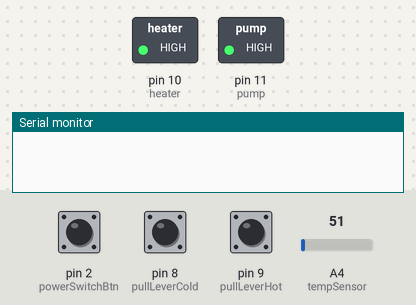
A sketch run on a simulated Arduino Uno, built with avr-gcc and run on an emulated ATmega328P. Shown: switched loads named in the sketch (green lamp = pin HIGH), the last lines printed to the serial monitor. The test bench sets the inputs (shaded band); at power-on: pin 2 (powerSwitchBtn) HIGH, pin 8 (pullLeverCold) HIGH, pin 9 (pullLeverHot) HIGH, A4 (tempSensor) = 51. Pins used as bus, display or sensor lines are not drawn.

Above: at 1.2 s.
1.3 s: pin 2 (powerSwitchBtn) pulled LOW for 0.15 s
At 2.0 s:
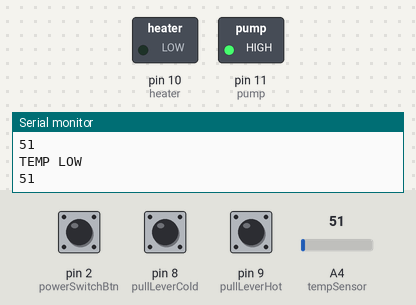
10.9 s: pin 2 (powerSwitchBtn) pulled LOW for 1 s
At 12.6 s:
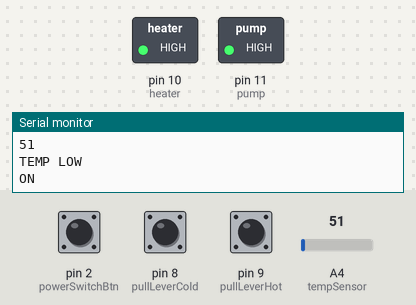
Timing chart, 0 to 14.1 s (numbered marks = the images above; inputs shaded):
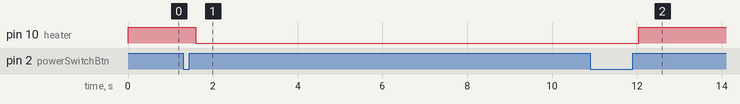

The sketch:

KrupsPiccolo_OpenSource.ino
```cpp
int powerSwitchBtn = 2; //need a counter to see which step? or we have a held/press time (if long press turn off ex)
int powerSwitchGreen = 3; //PWM
int powerSwitchRed = 5; //PWM -- change wire to 5 as it is 4 atm without PWM

int capPodSensor = 6;

int pullLeverCold = 8;
int pullLeverHot = 9;

int heater = 10;
int pump = 11;

int tempSensor = A4;

//http://computers.tutsplus.com/tutorials/how-to-read-temperatures-with-arduino--mac-53714
int IdealTemp = 300; //400 //????need to calibrate this..

void setup() {

  pinMode(powerSwitchBtn, INPUT);
  pinMode(powerSwitchGreen, OUTPUT);
  pinMode(powerSwitchRed, OUTPUT);

  pinMode(capPodSensor, INPUT_PULLUP);

  pinMode(pullLeverCold, INPUT_PULLUP);
  pinMode(pullLeverHot, INPUT_PULLUP);

  pinMode(heater, OUTPUT);
  pinMode(pump, OUTPUT);

  digitalWrite(powerSwitchRed, HIGH);
  digitalWrite(powerSwitchGreen, HIGH);

  digitalWrite(heater, HIGH);
  digitalWrite(pump, HIGH);

  Serial.begin(9600);

}

int StandByBrightness = 0;    // how bright the LED is
int StandByFadeAmount = 5;    // how many points to fade the LED by

int brightness = 0;    // how bright the LED is
int fadeAmount = 10;    // how many points to fade the LED by


bool notInUse = true;


int buttonState;             // the current reading from the input pin
int lastButtonState = LOW;   // the previous reading from the input pin
// the following variables are long's because the time, measured in miliseconds,
// will quickly become a bigger number than can be stored in an int.
long lastDebounceTime = 0;  // the last time the output pin was toggled
long debounceDelay = 5;    // the debounce time; increase if the output flickers

bool pullLever = false;
void loop() {
  /*
  Workflow:
  once pluged in wall -- will be on standby.. do PWM red/green dance
  Turn on
  check if pod is in - stay red - do not continue
  Start heat up of heater - flash yellow
  Turn green once heated to correct temp (resistance)
  Pull lever starts pump - cold/hot (need to check how to pump either of them ?)

  Perhaps we should pulse the leds instead? need to check about if available on attiny?
  Standby mode?
  */
  int reading = !digitalRead(powerSwitchBtn);
  if (reading != lastButtonState) {
    // reset the debouncing timer
    lastDebounceTime = millis();
  }
  if ((millis() - lastDebounceTime) > debounceDelay) {
    // whatever the reading is at, it's been there for longer
    // than the debounce delay, so take it as the actual current state:

    // if the button state has changed:
    if (reading != buttonState) {
      buttonState = reading;

      // only toggle the LED if the new button state is HIGH
      if (buttonState == LOW) {
        //ledState = !ledState;
        Serial.println("ON");
        notInUse = !notInUse;
      }
    }
  }

  // set the LED:
  //digitalWrite(ledPin, ledState);

  // save the reading.  Next time through the loop,
  // it'll be the lastButtonState:
  lastButtonState = reading;

  //  if (digitalRead(powerSwitchBtn) == HIGH)
  //  {
  //    Serial.println("ON");
  //    notInUse = !notInUse;
  //  }

  if (notInUse)
  {
    digitalWrite(powerSwitchRed, HIGH);
    // digitalWrite(powerSwitchGreen, HIGH);

    digitalWrite(heater, HIGH);
    digitalWrite(pump, HIGH);


    //Serial.println("Standby");
    // set the brightness of pin 9:
    analogWrite(powerSwitchGreen, StandByBrightness);

    // change the brightness for next time through the loop:
    StandByBrightness = StandByBrightness + StandByFadeAmount;

    // reverse the direction of the fading at the ends of the fade:
    if (StandByBrightness == 0 || StandByBrightness == 255) {
      StandByFadeAmount = -StandByFadeAmount ;
    }

    delay(30);
  } else {
    pullLever = !digitalRead(pullLeverHot) || !digitalRead(pullLeverCold);
    int temp = analogRead(tempSensor);

    if (digitalRead(pullLeverCold))
    {
      Serial.println(temp);
      delay(100);
      //Serial.println((IdealTemp + 5));
      if (temp < IdealTemp)
      {

        Serial.println("TEMP LOW");
        digitalWrite(heater, LOW);
        analogWrite(powerSwitchRed, brightness);
        analogWrite(powerSwitchGreen, brightness);
        //delay(60);
        // change the brightness for next time through the loop:
        brightness = brightness + fadeAmount;

        // reverse the direction of the fading at the ends of the fade:
        if (brightness == 0 || brightness == 240) {
          fadeAmount = -fadeAmount ;
        }

        //digitalWrite(powerSwitchGreen, LOW);
        //digitalWrite(powerSwitchRed, LOW);
      } else if (temp > (IdealTemp + 10))
      {
        Serial.println("TEMP PERFECT");
        digitalWrite(heater, HIGH);

        digitalWrite(powerSwitchGreen, LOW);
        digitalWrite(powerSwitchRed, HIGH);
      }
    }

    if (pullLever)
    {
      Serial.println("LEVEL PULL");

      //digitalWrite(powerSwitchGreen, !digitalRead(powerSwitchBtn));
      // if no pod holder flash red...
      if (digitalRead(capPodSensor))
      {
        Serial.println("CAP OPEN");
        digitalWrite(powerSwitchRed, LOW);
        digitalWrite(powerSwitchGreen, HIGH);
      } else
      {

        Serial.println("START PUMP");
        digitalWrite(powerSwitchRed, LOW);
        digitalWrite(powerSwitchGreen, LOW);
        digitalWrite(pump, LOW);
      }
    } else
    {
      // Serial.println("STOP PUMP");
      digitalWrite(pump, HIGH);
    }

  }
}
```

Measured:
- after the input at 1.3 s, pin 10 (heater): HIGH → LOW after 0.30 s
- after the input at 10.9 s, pin 10 (heater): LOW → HIGH after 1.1 s
